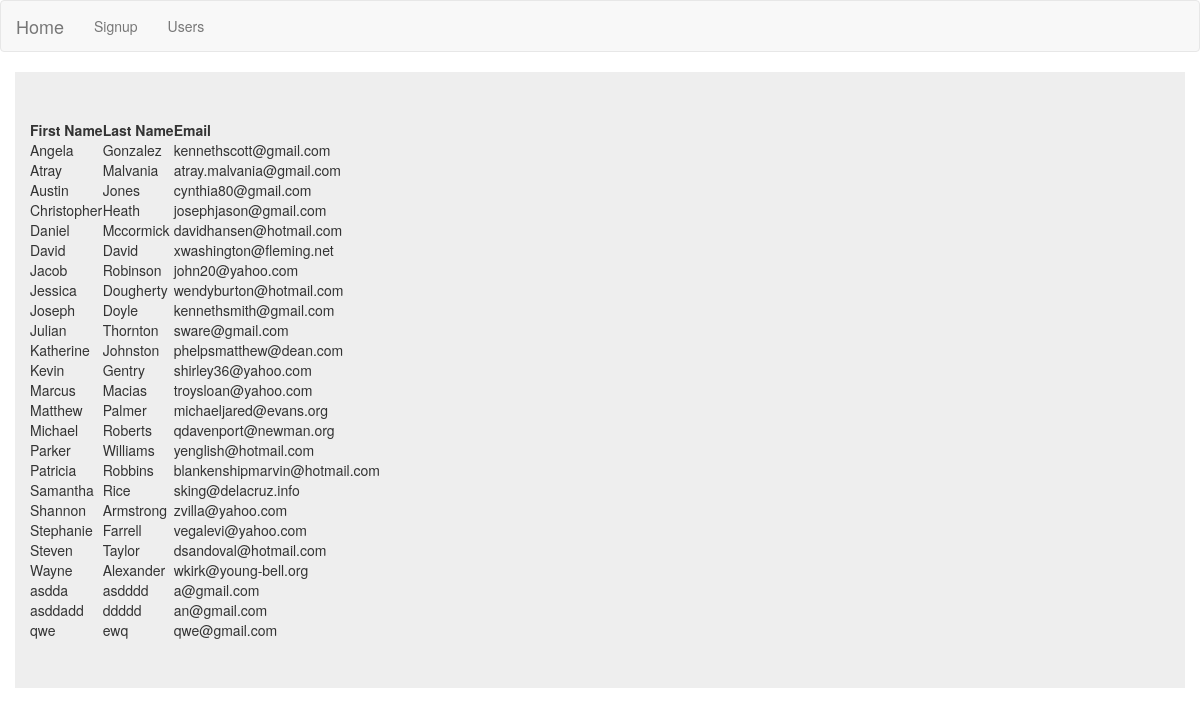
Screenshot of /users with the database file from the repository.
### second_app/models.py (models this page shows, shortened)
class User(models.Model):
    first_name = models.CharField(max_length=30)
    last_name = models.CharField(max_length=30)
    email = models.EmailField(unique=True)

### second_app/views.py (the view)
# urls.py: url(r'^users', views.user, name='users'),
def user(request):
    my_context = {'my_data': User.objects.order_by('first_name')}
    return render(request, 'second_app/users.html', context=my_context)

### templates/second_app/users.html
<!DOCTYPE html>
{% extends "second_app/navbar.html" %}
{% load static %}
{% block body_block %}
  {% if my_data %}
  <table class="mydjango">
    <thead>
      <th>First Name</th>
      <th>Last Name</th>
      <th>Email</th>
    </thead>
      {% for items in my_data %}
      <tr>
        <td>{{ items.first_name }}</td>
        <td>{{ items.last_name }}</td>
        <td>{{ items.email }}</td>
      </tr>
      {% endfor %}
  </table>
  {% else %}
  <p>No Data To Show</p>
  {% endif %}
{% endblock %}

### templates/second_app/navbar.html (shortened to what this page needs)
<!DOCTYPE html>
<html lang="en">
<head>
    <link rel="stylesheet" href="https://maxcdn.bootstrapcdn.com/bootstrap/3.3.7/css/bootstrap.min.css">
</head>
<body>
  </nav><nav class="navbar navbar-default">
  <div class="container-fluid">
    <div class="navbar-header">
      <a class="navbar-brand" href="{% url 'second_app:index' %}">Home</a>
    </div>
    <div class="collapse navbar-collapse" id="bs-example-navbar-collapse-1">
      <ul class="nav navbar-nav">
        <li><a href="{% url 'second_app:signup' %}">Signup </a></li>
        <li><a href="{% url 'second_app:users' %}">Users</a></li>
      </ul>
    </div>
  </div>
  </nav>
  <div class="container jumbotron">
    {% block body_block %}
    {% endblock %}
  </div>
</body>
</html>

### rows the page displays
User: first_name "Angela", last_name "Gonzalez", email "kennethscott@gmail.com"
User: first_name "Atray", last_name "Malvania", email "atray.malvania@gmail.com"
User: first_name "Austin", last_name "Jones", email "cynthia80@gmail.com"
User: first_name "Christopher", last_name "Heath", email "josephjason@gmail.com"
User: first_name "Daniel", last_name "Mccormick", email "davidhansen@hotmail.com"
User: first_name "David", last_name "David", email "xwashington@fleming.net"
User: first_name "Jacob", last_name "Robinson", email "john20@yahoo.com"
User: first_name "Jessica", last_name "Dougherty", email "wendyburton@hotmail.com"
User: first_name "Joseph", last_name "Doyle", email "kennethsmith@gmail.com"
User: first_name "Julian", last_name "Thornton", email "sware@gmail.com"
User: first_name "Katherine", last_name "Johnston", email "phelpsmatthew@dean.com"
User: first_name "Kevin", last_name "Gentry", email "shirley36@yahoo.com"
User: first_name "Marcus", last_name "Macias", email "troysloan@yahoo.com"
User: first_name "Matthew", last_name "Palmer", email "michaeljared@evans.org"
User: first_name "Michael", last_name "Roberts", email "qdavenport@newman.org"
User: first_name "Parker", last_name "Williams", email "yenglish@hotmail.com"
User: first_name "Patricia", last_name "Robbins", email "blankenshipmarvin@hotmail.com"
User: first_name "Samantha", last_name "Rice", email "sking@delacruz.info"
User: first_name "Shannon", last_name "Armstrong", email "zvilla@yahoo.com"
User: first_name "Stephanie", last_name "Farrell", email "vegalevi@yahoo.com"
User: first_name "Steven", last_name "Taylor", email "dsandoval@hotmail.com"
User: first_name "Wayne", last_name "Alexander", email "wkirk@young-bell.org"
User: first_name "asdda", last_name "asdddd", email "a@gmail.com"
User: first_name "asddadd", last_name "ddddd", email "an@gmail.com"
User: first_name "qwe", last_name "ewq", email "qwe@gmail.com"
